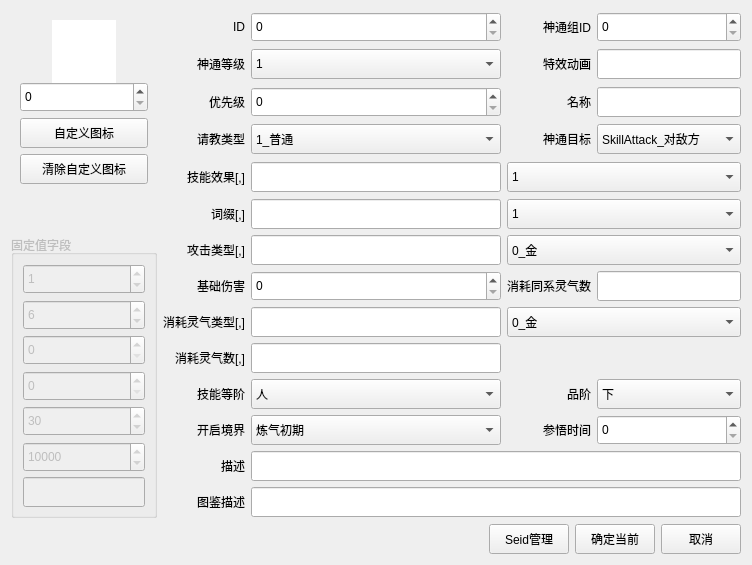
<?xml version="1.0" encoding="UTF-8"?>
<ui version="4.0">
 <class>SkillWgt</class>
 <widget class="QWidget" name="SkillWgt">
  <property name="geometry">
   <rect>
    <x>0</x>
    <y>0</y>
    <width>752</width>
    <height>565</height>
   </rect>
  </property>
  <property name="sizePolicy">
   <sizepolicy hsizetype="Fixed" vsizetype="Fixed">
    <horstretch>0</horstretch>
    <verstretch>0</verstretch>
   </sizepolicy>
  </property>
  <property name="minimumSize">
   <size>
    <width>752</width>
    <height>565</height>
   </size>
  </property>
  <property name="maximumSize">
   <size>
    <width>16777215</width>
    <height>16777215</height>
   </size>
  </property>
  <property name="windowTitle">
   <string>Form</string>
  </property>
  <layout class="QGridLayout" name="gridLayout">
   <item row="3" column="3" colspan="2">
    <widget class="QLabel" name="label_13">
     <property name="minimumSize">
      <size>
       <width>0</width>
       <height>30</height>
      </size>
     </property>
     <property name="maximumSize">
      <size>
       <width>16777215</width>
       <height>30</height>
      </size>
     </property>
     <property name="text">
      <string>神通目标</string>
     </property>
     <property name="alignment">
      <set>Qt::AlignRight|Qt::AlignTrailing|Qt::AlignVCenter</set>
     </property>
    </widget>
   </item>
   <item row="9" column="3" colspan="3">
    <spacer name="horizontalSpacer_2">
     <property name="orientation">
      <enum>Qt::Horizontal</enum>
     </property>
     <property name="sizeHint" stdset="0">
      <size>
       <width>287</width>
       <height>20</height>
      </size>
     </property>
    </spacer>
   </item>
   <item row="3" column="1">
    <widget class="QLabel" name="label_7">
     <property name="minimumSize">
      <size>
       <width>0</width>
       <height>30</height>
      </size>
     </property>
     <property name="maximumSize">
      <size>
       <width>16777215</width>
       <height>30</height>
      </size>
     </property>
     <property name="text">
      <string>请教类型</string>
     </property>
     <property name="alignment">
      <set>Qt::AlignRight|Qt::AlignTrailing|Qt::AlignVCenter</set>
     </property>
    </widget>
   </item>
   <item row="10" column="2">
    <widget class="QComboBox" name="Skill_LV">
     <property name="minimumSize">
      <size>
       <width>250</width>
       <height>30</height>
      </size>
     </property>
     <property name="maximumSize">
      <size>
       <width>16777215</width>
       <height>30</height>
      </size>
     </property>
     <item>
      <property name="text">
       <string>人</string>
      </property>
     </item>
     <item>
      <property name="text">
       <string>地</string>
      </property>
     </item>
     <item>
      <property name="text">
       <string>天</string>
      </property>
     </item>
    </widget>
   </item>
   <item row="10" column="1">
    <widget class="QLabel" name="label_18">
     <property name="minimumSize">
      <size>
       <width>0</width>
       <height>30</height>
      </size>
     </property>
     <property name="maximumSize">
      <size>
       <width>16777215</width>
       <height>30</height>
      </size>
     </property>
     <property name="text">
      <string>技能等阶</string>
     </property>
     <property name="alignment">
      <set>Qt::AlignRight|Qt::AlignTrailing|Qt::AlignVCenter</set>
     </property>
    </widget>
   </item>
   <item row="0" column="5">
    <widget class="Tool_NumberEdit" name="Skill_ID">
     <property name="minimumSize">
      <size>
       <width>0</width>
       <height>30</height>
      </size>
     </property>
     <property name="maximumSize">
      <size>
       <width>16777215</width>
       <height>30</height>
      </size>
     </property>
    </widget>
   </item>
   <item row="10" column="3" colspan="2">
    <widget class="QLabel" name="label_19">
     <property name="minimumSize">
      <size>
       <width>0</width>
       <height>30</height>
      </size>
     </property>
     <property name="maximumSize">
      <size>
       <width>16777215</width>
       <height>30</height>
      </size>
     </property>
     <property name="text">
      <string>品阶</string>
     </property>
     <property name="alignment">
      <set>Qt::AlignRight|Qt::AlignTrailing|Qt::AlignVCenter</set>
     </property>
    </widget>
   </item>
   <item row="7" column="3" colspan="2">
    <widget class="QLabel" name="label_15">
     <property name="minimumSize">
      <size>
       <width>0</width>
       <height>30</height>
      </size>
     </property>
     <property name="maximumSize">
      <size>
       <width>16777215</width>
       <height>30</height>
      </size>
     </property>
     <property name="text">
      <string>消耗同系灵气数</string>
     </property>
     <property name="alignment">
      <set>Qt::AlignRight|Qt::AlignTrailing|Qt::AlignVCenter</set>
     </property>
    </widget>
   </item>
   <item row="9" column="1">
    <widget class="QLabel" name="label_17">
     <property name="minimumSize">
      <size>
       <width>0</width>
       <height>30</height>
      </size>
     </property>
     <property name="maximumSize">
      <size>
       <width>16777215</width>
       <height>30</height>
      </size>
     </property>
     <property name="text">
      <string>消耗灵气数[,]</string>
     </property>
     <property name="alignment">
      <set>Qt::AlignRight|Qt::AlignTrailing|Qt::AlignVCenter</set>
     </property>
    </widget>
   </item>
   <item row="3" column="2">
    <widget class="QComboBox" name="qingjiaotype">
     <property name="minimumSize">
      <size>
       <width>250</width>
       <height>30</height>
      </size>
     </property>
     <property name="maximumSize">
      <size>
       <width>16777215</width>
       <height>30</height>
      </size>
     </property>
     <item>
      <property name="text">
       <string>1_普通</string>
      </property>
     </item>
     <item>
      <property name="text">
       <string>2_门派</string>
      </property>
     </item>
     <item>
      <property name="text">
       <string>3_不传</string>
      </property>
     </item>
     <item>
      <property name="text">
       <string>5_不传（不明）</string>
      </property>
     </item>
     <item>
      <property name="text">
       <string>6_魔修</string>
      </property>
     </item>
     <item>
      <property name="text">
       <string>7_不可请教</string>
      </property>
     </item>
    </widget>
   </item>
   <item row="11" column="2">
    <widget class="QComboBox" name="Skill_Open">
     <property name="minimumSize">
      <size>
       <width>250</width>
       <height>30</height>
      </size>
     </property>
     <property name="maximumSize">
      <size>
       <width>16777215</width>
       <height>30</height>
      </size>
     </property>
     <item>
      <property name="text">
       <string>炼气初期</string>
      </property>
     </item>
     <item>
      <property name="text">
       <string>炼气中期</string>
      </property>
     </item>
     <item>
      <property name="text">
       <string>炼气后期</string>
      </property>
     </item>
     <item>
      <property name="text">
       <string>筑基初期</string>
      </property>
     </item>
     <item>
      <property name="text">
       <string>筑基中期</string>
      </property>
     </item>
     <item>
      <property name="text">
       <string>筑基后期</string>
      </property>
     </item>
     <item>
      <property name="text">
       <string>金丹初期</string>
      </property>
     </item>
     <item>
      <property name="text">
       <string>金丹中期</string>
      </property>
     </item>
     <item>
      <property name="text">
       <string>金丹后期</string>
      </property>
     </item>
     <item>
      <property name="text">
       <string>元婴初期</string>
      </property>
     </item>
     <item>
      <property name="text">
       <string>元婴中期</string>
      </property>
     </item>
     <item>
      <property name="text">
       <string>元婴后期</string>
      </property>
     </item>
     <item>
      <property name="text">
       <string>化神初期</string>
      </property>
     </item>
     <item>
      <property name="text">
       <string>化神中期</string>
      </property>
     </item>
     <item>
      <property name="text">
       <string>化神后期</string>
      </property>
     </item>
    </widget>
   </item>
   <item row="14" column="1" colspan="5">
    <layout class="QHBoxLayout" name="horizontalLayout">
     <item>
      <spacer name="horizontalSpacer">
       <property name="orientation">
        <enum>Qt::Horizontal</enum>
       </property>
       <property name="sizeHint" stdset="0">
        <size>
         <width>40</width>
         <height>20</height>
        </size>
       </property>
      </spacer>
     </item>
     <item>
      <widget class="QPushButton" name="m_pBtnSeid">
       <property name="minimumSize">
        <size>
         <width>0</width>
         <height>30</height>
        </size>
       </property>
       <property name="text">
        <string>Seid管理</string>
       </property>
      </widget>
     </item>
     <item>
      <widget class="QPushButton" name="m_pBtnOK">
       <property name="minimumSize">
        <size>
         <width>0</width>
         <height>30</height>
        </size>
       </property>
       <property name="text">
        <string>确定当前</string>
       </property>
      </widget>
     </item>
     <item>
      <widget class="QPushButton" name="m_pBtnCancel">
       <property name="minimumSize">
        <size>
         <width>0</width>
         <height>30</height>
        </size>
       </property>
       <property name="text">
        <string>取消</string>
       </property>
      </widget>
     </item>
    </layout>
   </item>
   <item row="7" column="1">
    <widget class="QLabel" name="label_14">
     <property name="minimumSize">
      <size>
       <width>0</width>
       <height>30</height>
      </size>
     </property>
     <property name="maximumSize">
      <size>
       <width>16777215</width>
       <height>30</height>
      </size>
     </property>
     <property name="text">
      <string>基础伤害</string>
     </property>
     <property name="alignment">
      <set>Qt::AlignRight|Qt::AlignTrailing|Qt::AlignVCenter</set>
     </property>
    </widget>
   </item>
   <item row="11" column="3" colspan="2">
    <widget class="QLabel" name="label_21">
     <property name="minimumSize">
      <size>
       <width>0</width>
       <height>30</height>
      </size>
     </property>
     <property name="maximumSize">
      <size>
       <width>16777215</width>
       <height>30</height>
      </size>
     </property>
     <property name="text">
      <string>参悟时间</string>
     </property>
     <property name="alignment">
      <set>Qt::AlignRight|Qt::AlignTrailing|Qt::AlignVCenter</set>
     </property>
    </widget>
   </item>
   <item row="6" column="0" rowspan="8">
    <widget class="QGroupBox" name="groupBox">
     <property name="enabled">
      <bool>false</bool>
     </property>
     <property name="title">
      <string>固定值字段</string>
     </property>
     <layout class="QVBoxLayout" name="verticalLayout">
      <item>
       <widget class="Tool_NumberEdit" name="DF">
        <property name="minimumSize">
         <size>
          <width>0</width>
          <height>30</height>
         </size>
        </property>
        <property name="maximumSize">
         <size>
          <width>16777215</width>
          <height>30</height>
         </size>
        </property>
        <property name="value">
         <number>1</number>
        </property>
       </widget>
      </item>
      <item>
       <widget class="Tool_NumberEdit" name="TuJianType">
        <property name="minimumSize">
         <size>
          <width>0</width>
          <height>30</height>
         </size>
        </property>
        <property name="maximumSize">
         <size>
          <width>16777215</width>
          <height>30</height>
         </size>
        </property>
        <property name="value">
         <number>6</number>
        </property>
       </widget>
      </item>
      <item>
       <widget class="Tool_NumberEdit" name="speed">
        <property name="minimumSize">
         <size>
          <width>0</width>
          <height>30</height>
         </size>
        </property>
        <property name="maximumSize">
         <size>
          <width>16777215</width>
          <height>30</height>
         </size>
        </property>
       </widget>
      </item>
      <item>
       <widget class="Tool_NumberEdit" name="Skill_DisplayType">
        <property name="minimumSize">
         <size>
          <width>0</width>
          <height>30</height>
         </size>
        </property>
        <property name="maximumSize">
         <size>
          <width>16777215</width>
          <height>30</height>
         </size>
        </property>
       </widget>
      </item>
      <item>
       <widget class="Tool_NumberEdit" name="canUseDistMax">
        <property name="minimumSize">
         <size>
          <width>0</width>
          <height>30</height>
         </size>
        </property>
        <property name="maximumSize">
         <size>
          <width>16777215</width>
          <height>30</height>
         </size>
        </property>
        <property name="value">
         <number>30</number>
        </property>
       </widget>
      </item>
      <item>
       <widget class="Tool_NumberEdit" name="CD">
        <property name="minimumSize">
         <size>
          <width>0</width>
          <height>30</height>
         </size>
        </property>
        <property name="maximumSize">
         <size>
          <width>16777215</width>
          <height>30</height>
         </size>
        </property>
        <property name="maximum">
         <number>999999999</number>
        </property>
        <property name="value">
         <number>10000</number>
        </property>
       </widget>
      </item>
      <item>
       <widget class="Tool_ListEdit" name="Affix">
        <property name="minimumSize">
         <size>
          <width>0</width>
          <height>30</height>
         </size>
        </property>
        <property name="maximumSize">
         <size>
          <width>16777215</width>
          <height>30</height>
         </size>
        </property>
       </widget>
      </item>
     </layout>
    </widget>
   </item>
   <item row="12" column="2" colspan="4">
    <widget class="QLineEdit" name="descr">
     <property name="minimumSize">
      <size>
       <width>0</width>
       <height>30</height>
      </size>
     </property>
     <property name="maximumSize">
      <size>
       <width>496</width>
       <height>30</height>
      </size>
     </property>
    </widget>
   </item>
   <item row="1" column="1">
    <widget class="QLabel" name="label_3">
     <property name="minimumSize">
      <size>
       <width>0</width>
       <height>30</height>
      </size>
     </property>
     <property name="maximumSize">
      <size>
       <width>16777215</width>
       <height>30</height>
      </size>
     </property>
     <property name="text">
      <string>神通等级</string>
     </property>
     <property name="alignment">
      <set>Qt::AlignRight|Qt::AlignTrailing|Qt::AlignVCenter</set>
     </property>
    </widget>
   </item>
   <item row="4" column="2">
    <widget class="Tool_ListEdit" name="seid">
     <property name="minimumSize">
      <size>
       <width>250</width>
       <height>30</height>
      </size>
     </property>
     <property name="maximumSize">
      <size>
       <width>16777215</width>
       <height>30</height>
      </size>
     </property>
    </widget>
   </item>
   <item row="0" column="1">
    <widget class="QLabel" name="label">
     <property name="minimumSize">
      <size>
       <width>0</width>
       <height>30</height>
      </size>
     </property>
     <property name="maximumSize">
      <size>
       <width>16777215</width>
       <height>30</height>
      </size>
     </property>
     <property name="text">
      <string>ID</string>
     </property>
     <property name="alignment">
      <set>Qt::AlignRight|Qt::AlignTrailing|Qt::AlignVCenter</set>
     </property>
    </widget>
   </item>
   <item row="11" column="5">
    <widget class="Tool_NumberEdit" name="Skill_castTime">
     <property name="minimumSize">
      <size>
       <width>0</width>
       <height>30</height>
      </size>
     </property>
     <property name="maximumSize">
      <size>
       <width>16777215</width>
       <height>30</height>
      </size>
     </property>
    </widget>
   </item>
   <item row="1" column="5">
    <widget class="QLineEdit" name="skillEffect">
     <property name="minimumSize">
      <size>
       <width>0</width>
       <height>30</height>
      </size>
     </property>
     <property name="maximumSize">
      <size>
       <width>16777215</width>
       <height>30</height>
      </size>
     </property>
    </widget>
   </item>
   <item row="14" column="0">
    <spacer name="verticalSpacer">
     <property name="orientation">
      <enum>Qt::Vertical</enum>
     </property>
     <property name="sizeHint" stdset="0">
      <size>
       <width>20</width>
       <height>40</height>
      </size>
     </property>
    </spacer>
   </item>
   <item row="10" column="5">
    <widget class="QComboBox" name="typePinJie">
     <property name="minimumSize">
      <size>
       <width>0</width>
       <height>30</height>
      </size>
     </property>
     <property name="maximumSize">
      <size>
       <width>16777215</width>
       <height>30</height>
      </size>
     </property>
     <item>
      <property name="text">
       <string>下</string>
      </property>
     </item>
     <item>
      <property name="text">
       <string>中</string>
      </property>
     </item>
     <item>
      <property name="text">
       <string>上</string>
      </property>
     </item>
    </widget>
   </item>
   <item row="3" column="5">
    <widget class="QComboBox" name="script">
     <property name="minimumSize">
      <size>
       <width>0</width>
       <height>30</height>
      </size>
     </property>
     <property name="maximumSize">
      <size>
       <width>16777215</width>
       <height>30</height>
      </size>
     </property>
     <item>
      <property name="text">
       <string>SkillAttack_对敌方</string>
      </property>
     </item>
     <item>
      <property name="text">
       <string>SkillSelf_对自己</string>
      </property>
     </item>
    </widget>
   </item>
   <item row="4" column="1">
    <widget class="QLabel" name="label_8">
     <property name="minimumSize">
      <size>
       <width>0</width>
       <height>30</height>
      </size>
     </property>
     <property name="maximumSize">
      <size>
       <width>16777215</width>
       <height>30</height>
      </size>
     </property>
     <property name="text">
      <string>技能效果[,]</string>
     </property>
     <property name="alignment">
      <set>Qt::AlignRight|Qt::AlignTrailing|Qt::AlignVCenter</set>
     </property>
    </widget>
   </item>
   <item row="1" column="2">
    <widget class="QComboBox" name="Skill_Lv">
     <property name="minimumSize">
      <size>
       <width>250</width>
       <height>30</height>
      </size>
     </property>
     <property name="maximumSize">
      <size>
       <width>16777215</width>
       <height>30</height>
      </size>
     </property>
     <item>
      <property name="text">
       <string>1</string>
      </property>
     </item>
     <item>
      <property name="text">
       <string>2</string>
      </property>
     </item>
     <item>
      <property name="text">
       <string>3</string>
      </property>
     </item>
     <item>
      <property name="text">
       <string>4</string>
      </property>
     </item>
     <item>
      <property name="text">
       <string>5</string>
      </property>
     </item>
    </widget>
   </item>
   <item row="6" column="2">
    <widget class="Tool_ListEdit" name="AttackType">
     <property name="minimumSize">
      <size>
       <width>250</width>
       <height>30</height>
      </size>
     </property>
     <property name="maximumSize">
      <size>
       <width>16777215</width>
       <height>30</height>
      </size>
     </property>
    </widget>
   </item>
   <item row="7" column="2">
    <widget class="Tool_NumberEdit" name="HP">
     <property name="minimumSize">
      <size>
       <width>250</width>
       <height>30</height>
      </size>
     </property>
     <property name="maximumSize">
      <size>
       <width>16777215</width>
       <height>30</height>
      </size>
     </property>
    </widget>
   </item>
   <item row="15" column="1">
    <spacer name="verticalSpacer_2">
     <property name="orientation">
      <enum>Qt::Vertical</enum>
     </property>
     <property name="sizeHint" stdset="0">
      <size>
       <width>20</width>
       <height>40</height>
      </size>
     </property>
    </spacer>
   </item>
   <item row="13" column="1">
    <widget class="QLabel" name="label_11">
     <property name="minimumSize">
      <size>
       <width>0</width>
       <height>30</height>
      </size>
     </property>
     <property name="maximumSize">
      <size>
       <width>16777215</width>
       <height>30</height>
      </size>
     </property>
     <property name="text">
      <string>图鉴描述</string>
     </property>
     <property name="alignment">
      <set>Qt::AlignRight|Qt::AlignTrailing|Qt::AlignVCenter</set>
     </property>
    </widget>
   </item>
   <item row="13" column="2" colspan="4">
    <widget class="QLineEdit" name="TuJiandescr">
     <property name="minimumSize">
      <size>
       <width>0</width>
       <height>30</height>
      </size>
     </property>
     <property name="maximumSize">
      <size>
       <width>16777215</width>
       <height>30</height>
      </size>
     </property>
    </widget>
   </item>
   <item row="6" column="1">
    <widget class="QLabel" name="label_12">
     <property name="minimumSize">
      <size>
       <width>0</width>
       <height>30</height>
      </size>
     </property>
     <property name="maximumSize">
      <size>
       <width>16777215</width>
       <height>30</height>
      </size>
     </property>
     <property name="text">
      <string>攻击类型[,]</string>
     </property>
     <property name="alignment">
      <set>Qt::AlignRight|Qt::AlignTrailing|Qt::AlignVCenter</set>
     </property>
    </widget>
   </item>
   <item row="2" column="1">
    <widget class="QLabel" name="label_5">
     <property name="minimumSize">
      <size>
       <width>0</width>
       <height>30</height>
      </size>
     </property>
     <property name="maximumSize">
      <size>
       <width>16777215</width>
       <height>30</height>
      </size>
     </property>
     <property name="text">
      <string>优先级</string>
     </property>
     <property name="alignment">
      <set>Qt::AlignRight|Qt::AlignTrailing|Qt::AlignVCenter</set>
     </property>
    </widget>
   </item>
   <item row="6" column="3" colspan="3">
    <widget class="QComboBox" name="attackTypeTips">
     <property name="minimumSize">
      <size>
       <width>0</width>
       <height>30</height>
      </size>
     </property>
     <property name="maximumSize">
      <size>
       <width>16777215</width>
       <height>30</height>
      </size>
     </property>
     <item>
      <property name="text">
       <string>0_金</string>
      </property>
     </item>
     <item>
      <property name="text">
       <string>1_木</string>
      </property>
     </item>
     <item>
      <property name="text">
       <string>2_水</string>
      </property>
     </item>
     <item>
      <property name="text">
       <string>3_火</string>
      </property>
     </item>
     <item>
      <property name="text">
       <string>4_土</string>
      </property>
     </item>
     <item>
      <property name="text">
       <string>5_气</string>
      </property>
     </item>
     <item>
      <property name="text">
       <string>6_神</string>
      </property>
     </item>
     <item>
      <property name="text">
       <string>7_剑</string>
      </property>
     </item>
     <item>
      <property name="text">
       <string>8_阵法</string>
      </property>
     </item>
     <item>
      <property name="text">
       <string>9_禁制</string>
      </property>
     </item>
     <item>
      <property name="text">
       <string>10_隐匿</string>
      </property>
     </item>
     <item>
      <property name="text">
       <string>11_魔</string>
      </property>
     </item>
     <item>
      <property name="text">
       <string>12_结丹</string>
      </property>
     </item>
     <item>
      <property name="text">
       <string>13_秘术</string>
      </property>
     </item>
     <item>
      <property name="text">
       <string>14_碎丹秘术</string>
      </property>
     </item>
     <item>
      <property name="text">
       <string>15_化婴秘术</string>
      </property>
     </item>
     <item>
      <property name="text">
       <string>16_结婴运气秘术</string>
      </property>
     </item>
     <item>
      <property name="text">
       <string>17_筑基秘术</string>
      </property>
     </item>
     <item>
      <property name="text">
       <string>18_化神秘术</string>
      </property>
     </item>
    </widget>
   </item>
   <item row="0" column="3" colspan="2">
    <widget class="QLabel" name="label_2">
     <property name="minimumSize">
      <size>
       <width>0</width>
       <height>30</height>
      </size>
     </property>
     <property name="maximumSize">
      <size>
       <width>16777215</width>
       <height>30</height>
      </size>
     </property>
     <property name="text">
      <string>神通组ID</string>
     </property>
     <property name="alignment">
      <set>Qt::AlignRight|Qt::AlignTrailing|Qt::AlignVCenter</set>
     </property>
    </widget>
   </item>
   <item row="8" column="1">
    <widget class="QLabel" name="label_16">
     <property name="minimumSize">
      <size>
       <width>0</width>
       <height>30</height>
      </size>
     </property>
     <property name="maximumSize">
      <size>
       <width>16777215</width>
       <height>30</height>
      </size>
     </property>
     <property name="text">
      <string>消耗灵气类型[,]</string>
     </property>
     <property name="alignment">
      <set>Qt::AlignRight|Qt::AlignTrailing|Qt::AlignVCenter</set>
     </property>
    </widget>
   </item>
   <item row="4" column="3" colspan="3">
    <widget class="QComboBox" name="skillSeidTips">
     <property name="minimumSize">
      <size>
       <width>0</width>
       <height>30</height>
      </size>
     </property>
     <property name="maximumSize">
      <size>
       <width>16777215</width>
       <height>30</height>
      </size>
     </property>
     <property name="editable">
      <bool>false</bool>
     </property>
     <item>
      <property name="text">
       <string>1</string>
      </property>
     </item>
     <item>
      <property name="text">
       <string>2</string>
      </property>
     </item>
     <item>
      <property name="text">
       <string>3</string>
      </property>
     </item>
     <item>
      <property name="text">
       <string>4</string>
      </property>
     </item>
     <item>
      <property name="text">
       <string>5</string>
      </property>
     </item>
    </widget>
   </item>
   <item row="2" column="5">
    <widget class="QLineEdit" name="name">
     <property name="minimumSize">
      <size>
       <width>0</width>
       <height>30</height>
      </size>
     </property>
     <property name="maximumSize">
      <size>
       <width>16777215</width>
       <height>30</height>
      </size>
     </property>
    </widget>
   </item>
   <item row="9" column="2">
    <widget class="Tool_ListEdit" name="skill_Cast">
     <property name="minimumSize">
      <size>
       <width>250</width>
       <height>30</height>
      </size>
     </property>
     <property name="maximumSize">
      <size>
       <width>16777215</width>
       <height>30</height>
      </size>
     </property>
    </widget>
   </item>
   <item row="11" column="1">
    <widget class="QLabel" name="label_20">
     <property name="minimumSize">
      <size>
       <width>0</width>
       <height>30</height>
      </size>
     </property>
     <property name="maximumSize">
      <size>
       <width>16777215</width>
       <height>30</height>
      </size>
     </property>
     <property name="text">
      <string>开启境界</string>
     </property>
     <property name="alignment">
      <set>Qt::AlignRight|Qt::AlignTrailing|Qt::AlignVCenter</set>
     </property>
    </widget>
   </item>
   <item row="5" column="3" colspan="3">
    <widget class="AffixTipCBox" name="affixTips">
     <property name="minimumSize">
      <size>
       <width>0</width>
       <height>30</height>
      </size>
     </property>
     <property name="maximumSize">
      <size>
       <width>16777215</width>
       <height>30</height>
      </size>
     </property>
     <property name="editable">
      <bool>false</bool>
     </property>
     <item>
      <property name="text">
       <string>1</string>
      </property>
     </item>
     <item>
      <property name="text">
       <string>2</string>
      </property>
     </item>
     <item>
      <property name="text">
       <string>3</string>
      </property>
     </item>
     <item>
      <property name="text">
       <string>4</string>
      </property>
     </item>
     <item>
      <property name="text">
       <string>5</string>
      </property>
     </item>
    </widget>
   </item>
   <item row="7" column="5">
    <widget class="Tool_ListEdit" name="skill_SameCastNum">
     <property name="minimumSize">
      <size>
       <width>0</width>
       <height>30</height>
      </size>
     </property>
     <property name="maximumSize">
      <size>
       <width>16777215</width>
       <height>30</height>
      </size>
     </property>
    </widget>
   </item>
   <item row="1" column="3" colspan="2">
    <widget class="QLabel" name="label_4">
     <property name="minimumSize">
      <size>
       <width>0</width>
       <height>30</height>
      </size>
     </property>
     <property name="maximumSize">
      <size>
       <width>16777215</width>
       <height>30</height>
      </size>
     </property>
     <property name="text">
      <string>特效动画</string>
     </property>
     <property name="alignment">
      <set>Qt::AlignRight|Qt::AlignTrailing|Qt::AlignVCenter</set>
     </property>
    </widget>
   </item>
   <item row="2" column="3" colspan="2">
    <widget class="QLabel" name="label_6">
     <property name="minimumSize">
      <size>
       <width>0</width>
       <height>30</height>
      </size>
     </property>
     <property name="maximumSize">
      <size>
       <width>16777215</width>
       <height>30</height>
      </size>
     </property>
     <property name="text">
      <string>名称</string>
     </property>
     <property name="alignment">
      <set>Qt::AlignRight|Qt::AlignTrailing|Qt::AlignVCenter</set>
     </property>
    </widget>
   </item>
   <item row="8" column="2">
    <widget class="Tool_ListEdit" name="skill_CastType">
     <property name="minimumSize">
      <size>
       <width>250</width>
       <height>30</height>
      </size>
     </property>
     <property name="maximumSize">
      <size>
       <width>16777215</width>
       <height>30</height>
      </size>
     </property>
    </widget>
   </item>
   <item row="0" column="2">
    <widget class="Tool_NumberEdit" name="id">
     <property name="minimumSize">
      <size>
       <width>250</width>
       <height>30</height>
      </size>
     </property>
     <property name="maximumSize">
      <size>
       <width>16777215</width>
       <height>30</height>
      </size>
     </property>
    </widget>
   </item>
   <item row="0" column="0" rowspan="5">
    <widget class="QWidget" name="widget" native="true">
     <property name="maximumSize">
      <size>
       <width>150</width>
       <height>16777215</height>
      </size>
     </property>
     <layout class="QGridLayout" name="gridLayout_4">
      <item row="2" column="0" colspan="3">
       <widget class="QPushButton" name="m_pBtnCustomIcon">
        <property name="minimumSize">
         <size>
          <width>0</width>
          <height>30</height>
         </size>
        </property>
        <property name="text">
         <string>自定义图标</string>
        </property>
       </widget>
      </item>
      <item row="0" column="1">
       <widget class="QLabel" name="m_pLabIcon">
        <property name="sizePolicy">
         <sizepolicy hsizetype="Fixed" vsizetype="Fixed">
          <horstretch>0</horstretch>
          <verstretch>0</verstretch>
         </sizepolicy>
        </property>
        <property name="minimumSize">
         <size>
          <width>64</width>
          <height>64</height>
         </size>
        </property>
        <property name="maximumSize">
         <size>
          <width>64</width>
          <height>64</height>
         </size>
        </property>
        <property name="styleSheet">
         <string notr="true">background-color: rgb(255, 255, 255);</string>
        </property>
        <property name="text">
         <string/>
        </property>
       </widget>
      </item>
      <item row="0" column="0">
       <spacer name="horizontalSpacer_3">
        <property name="orientation">
         <enum>Qt::Horizontal</enum>
        </property>
        <property name="sizeHint" stdset="0">
         <size>
          <width>13</width>
          <height>20</height>
         </size>
        </property>
       </spacer>
      </item>
      <item row="1" column="0" colspan="3">
       <widget class="Tool_NumberEdit" name="icon">
        <property name="minimumSize">
         <size>
          <width>128</width>
          <height>30</height>
         </size>
        </property>
        <property name="maximumSize">
         <size>
          <width>128</width>
          <height>16777215</height>
         </size>
        </property>
       </widget>
      </item>
      <item row="0" column="2">
       <spacer name="horizontalSpacer_4">
        <property name="orientation">
         <enum>Qt::Horizontal</enum>
        </property>
        <property name="sizeHint" stdset="0">
         <size>
          <width>18</width>
          <height>20</height>
         </size>
        </property>
       </spacer>
      </item>
      <item row="3" column="0" colspan="3">
       <widget class="QPushButton" name="m_pBtnDelCustomIcon">
        <property name="minimumSize">
         <size>
          <width>0</width>
          <height>30</height>
         </size>
        </property>
        <property name="text">
         <string>清除自定义图标</string>
        </property>
       </widget>
      </item>
     </layout>
    </widget>
   </item>
   <item row="8" column="3" colspan="3">
    <widget class="QComboBox" name="lingQiTips">
     <property name="minimumSize">
      <size>
       <width>0</width>
       <height>30</height>
      </size>
     </property>
     <property name="maximumSize">
      <size>
       <width>16777215</width>
       <height>30</height>
      </size>
     </property>
     <item>
      <property name="text">
       <string>0_金</string>
      </property>
     </item>
     <item>
      <property name="text">
       <string>1_木</string>
      </property>
     </item>
     <item>
      <property name="text">
       <string>2_水</string>
      </property>
     </item>
     <item>
      <property name="text">
       <string>3_火</string>
      </property>
     </item>
     <item>
      <property name="text">
       <string>4_土</string>
      </property>
     </item>
     <item>
      <property name="text">
       <string>5_魔</string>
      </property>
     </item>
    </widget>
   </item>
   <item row="5" column="2">
    <widget class="Tool_ListEdit" name="Affix2">
     <property name="minimumSize">
      <size>
       <width>250</width>
       <height>30</height>
      </size>
     </property>
     <property name="maximumSize">
      <size>
       <width>16777215</width>
       <height>30</height>
      </size>
     </property>
    </widget>
   </item>
   <item row="2" column="2">
    <widget class="Tool_NumberEdit" name="Skill_Type">
     <property name="minimumSize">
      <size>
       <width>250</width>
       <height>30</height>
      </size>
     </property>
     <property name="maximumSize">
      <size>
       <width>16777215</width>
       <height>30</height>
      </size>
     </property>
    </widget>
   </item>
   <item row="5" column="1">
    <widget class="QLabel" name="label_9">
     <property name="minimumSize">
      <size>
       <width>0</width>
       <height>30</height>
      </size>
     </property>
     <property name="maximumSize">
      <size>
       <width>16777215</width>
       <height>30</height>
      </size>
     </property>
     <property name="text">
      <string>词缀[,]</string>
     </property>
     <property name="alignment">
      <set>Qt::AlignRight|Qt::AlignTrailing|Qt::AlignVCenter</set>
     </property>
    </widget>
   </item>
   <item row="12" column="1">
    <widget class="QLabel" name="label_10">
     <property name="minimumSize">
      <size>
       <width>0</width>
       <height>30</height>
      </size>
     </property>
     <property name="maximumSize">
      <size>
       <width>16777215</width>
       <height>30</height>
      </size>
     </property>
     <property name="text">
      <string>描述</string>
     </property>
     <property name="alignment">
      <set>Qt::AlignRight|Qt::AlignTrailing|Qt::AlignVCenter</set>
     </property>
    </widget>
   </item>
  </layout>
 </widget>
 <customwidgets>
  <customwidget>
   <class>Tool_NumberEdit</class>
   <extends>QSpinBox</extends>
   <header location="global">../Tools/tool_numberedit.h</header>
  </customwidget>
  <customwidget>
   <class>Tool_ListEdit</class>
   <extends>QLineEdit</extends>
   <header location="global">../Tools/tool_listedit.h</header>
  </customwidget>
  <customwidget>
   <class>AffixTipCBox</class>
   <extends>QComboBox</extends>
   <header>Affix/affixtipcbox.h</header>
  </customwidget>
 </customwidgets>
 <resources/>
 <connections/>
</ui>
